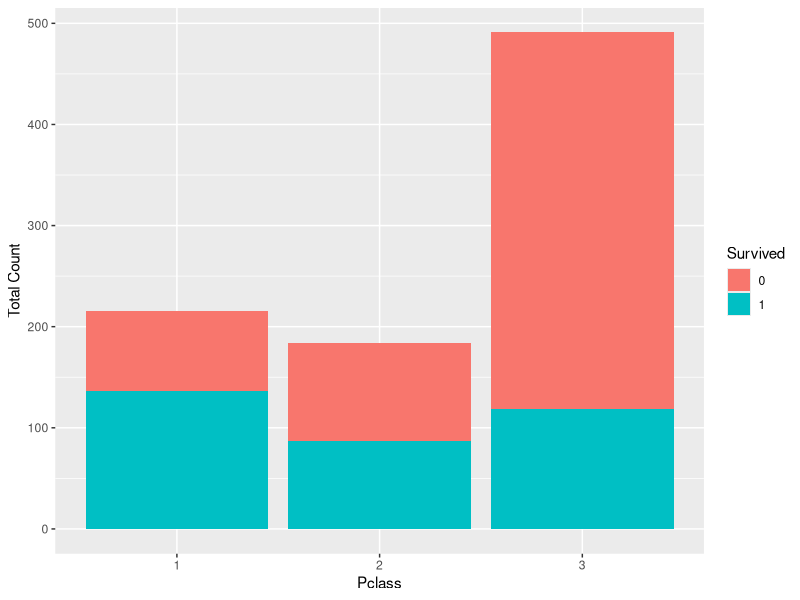
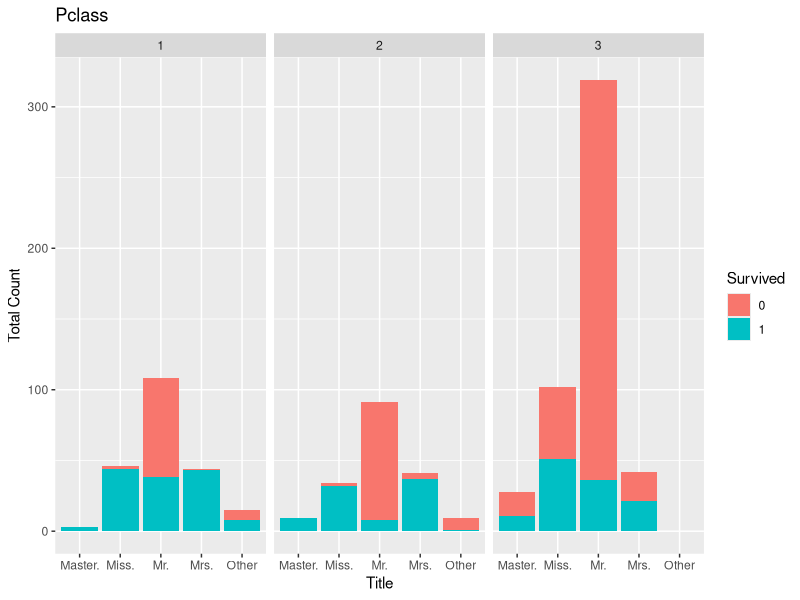
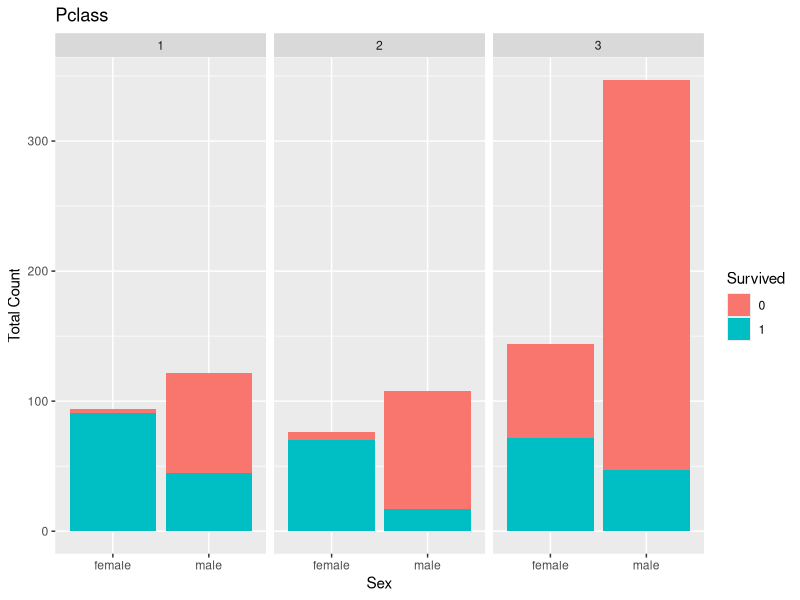
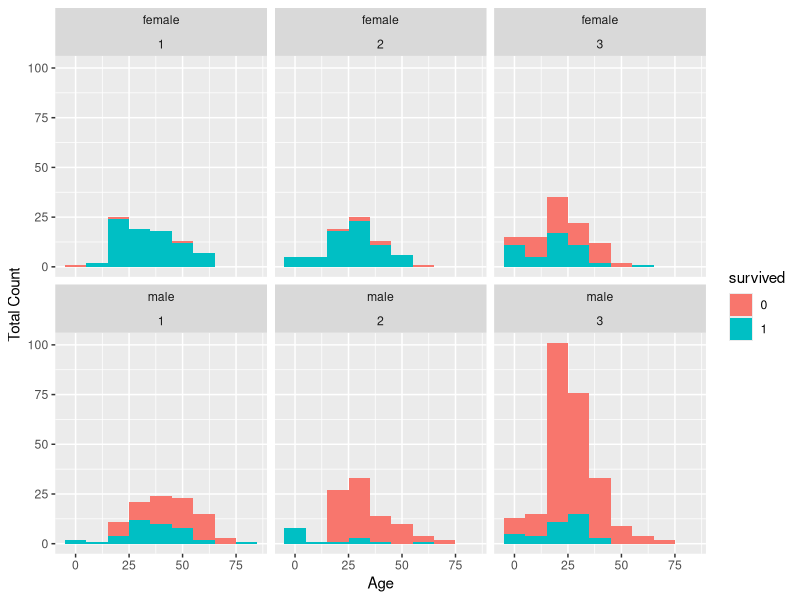
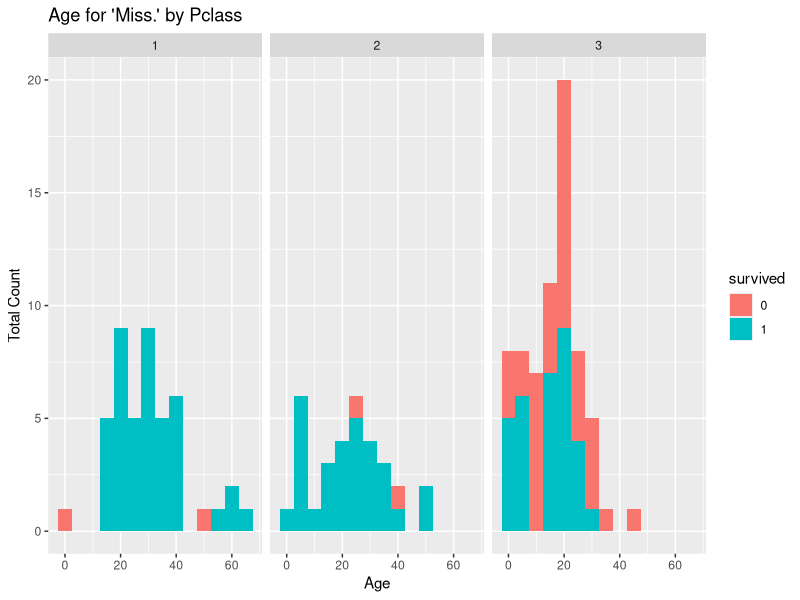

These figures' R source, in order: (Note: this script raises an error after producing the figures.)
#
# Copyright 2012 Dave Langer
#    
# Licensed under the Apache License, Version 2.0 (the "License");
# you may not use this file except in compliance with the License.
# You may obtain a copy of the License at
# 
#    http://www.apache.org/licenses/LICENSE-2.0
#
# Unless required by applicable law or agreed to in writing, software
# distributed under the License is distributed on an "AS IS" BASIS,
# WITHOUT WARRANTIES OR CONDITIONS OF ANY KIND, either express or implied.
# See the License for the specific language governing permissions and
# limitations under the License.
# 

#
# This R source code file corresponds to video 2 of the YouTube series
# "Introduction to Data Science with R" located at the following URL:
#     https://www.youtube.com/watch?v=u6sahb7Hmog
#


# Load raw data
train <- read.csv("train.csv", header = TRUE)
test <- read.csv("test.csv", header = TRUE)

# Add a "Survived" variable to the test set to allow for combining data sets
test.survived <- data.frame(survived = rep("None", nrow(test)), test[,])

# Combine data sets
data.combined <- rbind(train, test.survived)

# A bit about R data types (e.g., factors)
str(data.combined)

data.combined$survived <- as.factor(data.combined$survived)
data.combined$pclass <- as.factor(data.combined$pclass)


# Take a look at gross survival rates
table(data.combined$survived)


# Distribution across classes
table(data.combined$pclass)


# Load up ggplot2 package to use for visualizations
library(ggplot2)


# Hypothesis - Rich folks survived at a higer rate
train$pclass <- as.factor(train$pclass)
ggplot(train, aes(x = pclass, fill = factor(survived))) +
  geom_bar() +
  xlab("Pclass") +
  ylab("Total Count") +
  labs(fill = "Survived") 


# Examine the first few names in the training data set
head(as.character(train$name))

# How many unique names are there across both train & test?
length(unique(as.character(data.combined$name)))


# Two duplicate names, take a closer look
# First, get the duplicate names and store them as a vector
dup.names <- as.character(data.combined[which(duplicated(as.character(data.combined$name))), "name"])

# Next, take a look at the records in the combined data set
data.combined[which(data.combined$name %in% dup.names),]


# What is up with the 'Miss.' and 'Mr.' thing?
library(stringr)

# Any correlation with other variables (e.g., sibsp)?
misses <- data.combined[which(str_detect(data.combined$name, "Miss.")),]
misses[1:5,]


# Hypothesis - Name titles correlate with age
mrses <- data.combined[which(str_detect(data.combined$name, "Mrs.")), ]
mrses[1:5,]

# Check out males to see if pattern continues
males <- data.combined[which(train$sex == "male"), ]
males[1:5,]


# Expand upon the realtionship between `Survived` and `Pclass` by adding the new `Title` variable to the
# data set and then explore a potential 3-dimensional relationship.

# Create a utility function to help with title extraction
extractTitle <- function(name) {
  name <- as.character(name)
  
  if (length(grep("Miss.", name)) > 0) {
    return ("Miss.")
  } else if (length(grep("Master.", name)) > 0) {
    return ("Master.")
  } else if (length(grep("Mrs.", name)) > 0) {
    return ("Mrs.")
  } else if (length(grep("Mr.", name)) > 0) {
    return ("Mr.")
  } else {
    return ("Other")
  }
}

titles <- NULL
for (i in 1:nrow(data.combined)) {
  titles <- c(titles, extractTitle(data.combined[i,"name"]))
}
data.combined$title <- as.factor(titles)

# Since we only have survived lables for the train set, only use the
# first 891 rows
ggplot(data.combined[1:891,], aes(x = title, fill = survived)) +
  geom_bar(binwidth = 0.5) +
  facet_wrap(~pclass) + 
  ggtitle("Pclass") +
  xlab("Title") +
  ylab("Total Count") +
  labs(fill = "Survived")

# What's the distribution of females to males across train & test?
table(data.combined$sex)


# Visualize the 3-way relationship of sex, pclass, and survival, compare to analysis of title
ggplot(data.combined[1:891,], aes(x = sex, fill = survived)) +
  geom_bar(binwidth = 0.5) +
  facet_wrap(~pclass) + 
  ggtitle("Pclass") +
  xlab("Sex") +
  ylab("Total Count") +
  labs(fill = "Survived")


# OK, age and sex seem pretty important as derived from analysis of title, let's take a closer 
# look at the distibutions of age over entire data set
summary(data.combined$age)
summary(data.combined[1:891,"age"])

# Just to be thorough, take a look at survival rates broken out by sex, pclass, and age
ggplot(data.combined[1:891,], aes(x = age, fill = survived)) +
  facet_wrap(~sex + pclass) +
  geom_histogram(binwidth = 10) +
  xlab("Age") +
  ylab("Total Count")


# Validate that "Master." is a good proxy for male children
boys <- data.combined[which(data.combined$title == "Master."),]
summary(boys$age)


# We know that "Miss." is more complicated, let's examine further
misses <- data.combined[which(data.combined$title == "Miss."),]
summary(misses$age)

ggplot(misses[misses$survived != "None",], aes(x = age, fill = survived)) +
  facet_wrap(~pclass) +
  geom_histogram(binwidth = 5) +
  ggtitle("Age for 'Miss.' by Pclass") + 
  xlab("Age") +
  ylab("Total Count")


# OK, appears female children may have different survival rate, 
# could be a candidate for feature engineering later
misses.alone <- misses[which(misses$sibsp == 0 & misses$parch == 0),]
summary(misses.alone$age)
length(which(misses.alone$age <= 14.5))


# Move on to the sibsp variable, summarize the variable
summary(data.combined$sibsp)


# Can we treat as a factor?
length(unique(data.combined$sibsp))


data.combined$sibsp <- as.factor(data.combined$sibsp)


# We believe title is predictive. Visualize survival reates by sibsp, pclass, and title
ggplot(data.combined[1:891,], aes(x = sibsp, fill = survived)) +
  geom_histogram(binwidth = 1) +
  facet_wrap(~pclass + title) + 
  ggtitle("Pclass, Title") +
  xlab("SibSp") +
  ylab("Total Count") +
  ylim(0,300) +
  labs(fill = "Survived")


# Treat the parch vaiable as a factor and visualize
data.combined$parch <- as.factor(data.combined$parch)
ggplot(data.combined[1:891,], aes(x = parch, fill = survived)) +
  geom_histogram(binwidth = 1) +
  facet_wrap(~pclass + title) + 
  ggtitle("Pclass, Title") +
  xlab("ParCh") +
  ylab("Total Count") +
  ylim(0,300) +
  labs(fill = "Survived")


# Let's try some feature engineering. What about creating a family size feature?
temp.sibsp <- c(train$sibsp, test$sibsp)
temp.parch <- c(train$parch, test$parch)
data.combined$family.size <- as.factor(temp.sibsp + temp.parch + 1)


# Visualize it to see if it is predictive
ggplot(data.combined[1:891,], aes(x = family.size, fill = survived)) +
  geom_histogram(binwidth = 1) +
  facet_wrap(~pclass + title) + 
  ggtitle("Pclass, Title") +
  xlab("family.size") +
  ylab("Total Count") +
  ylim(0,300) +
  labs(fill = "Survived")